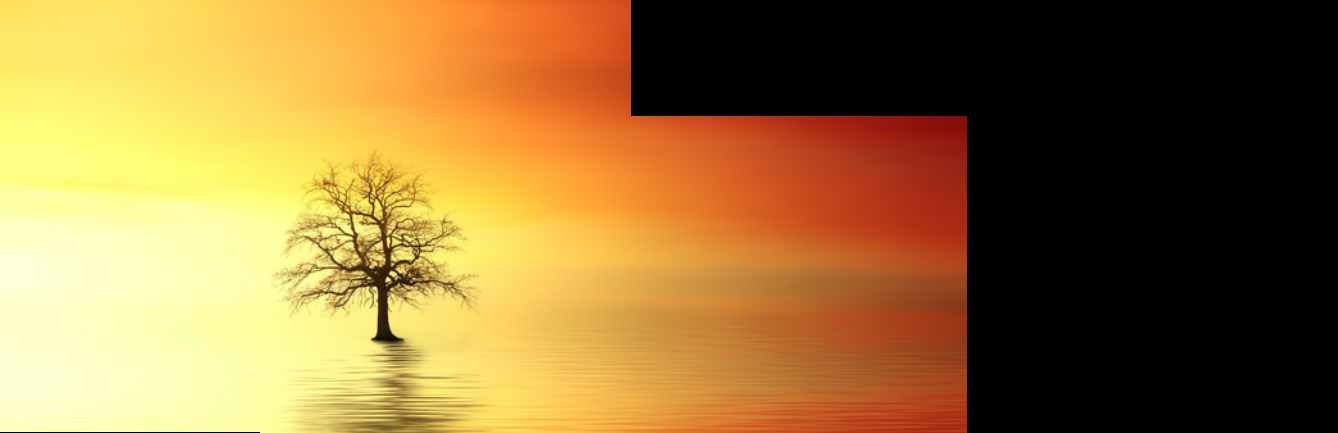
#> input picture images/a_b.png, 1338 x 433 px; its folder holds only this picture in this run
$ python image_stitching.py --images images --output out.png
#> lines starting #> are read from the running program, lines starting #| are printed output that depends on the picture
# USAGE
# python image_stitching.py --images image_test --output output.png --crop 1

# import the necessary packages
from imutils import paths
import numpy as np
import argparse
import imutils
import cv2
from utils import *
# construct the argument parser and parse the arguments
ap = argparse.ArgumentParser()
ap.add_argument("-i", "--images", type=str, required=True,
                help="path to input directory of images to stitch")
ap.add_argument("-o", "--output", type=str, required=True,
                help="path to the output image")
ap.add_argument("-c", "--crop", type=int, default=0,
                help="whether to crop out largest rectangular region")
args = vars(ap.parse_args())

# grab the paths to the input images and initialize our images list
print("[INFO] loading images...")
imagePaths = sorted(list(paths.list_images(args["images"])))

images = []

# loop over the image paths, load each one, and add them to our
# images to stich list
for imagePath in imagePaths:
	image = cv2.imread(imagePath)
#> image is the input picture: shape (433, 1338, 3); mean B, G, R 59.5, 116.4, 150.8
	images.append(image)

# initialize OpenCV's image sticher object and then perform the image
# stitching
# print("[INFO] stitching images...")
# stitcher = cv2.createStitcher() if imutils.is_cv3() else cv2.Stitcher_create()
# (status, stitched) = stitcher.stitch(images)

# Create a SIFT object
sift = cv2.SIFT_create()

# Detect keypoints and extract descriptors for each image
keypoints = []
descriptors = []

for image in images:
    gray = cv2.cvtColor(image, cv2.COLOR_BGR2GRAY)
    kp, desc = sift.detectAndCompute(gray, None)
    keypoints.append(kp)
    descriptors.append(desc)
#> this loop made 1 pass
#> pass 1, `gray = cv2.cvtColor(image, cv2.COLOR_BGR2GRAY)`:
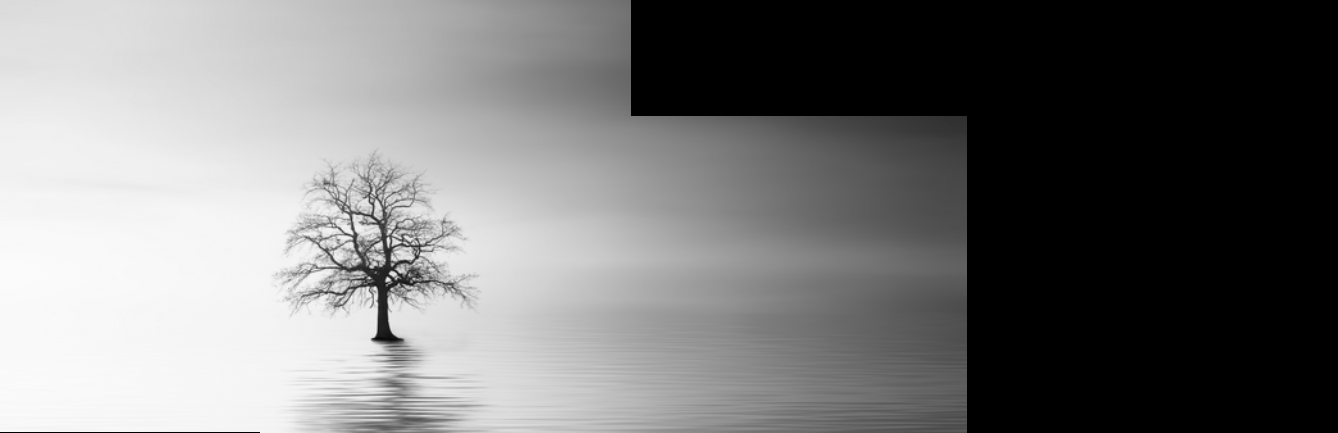
#> gray: shape (433, 1338); min 0, max 251, mean 120.3
#> after the loop, descriptors = 1 item; keypoints = 1 item

# Match features between the images (you can use a custom matching function)
# matches = match_features(keypoints, descriptors)  # Implement your matching function

# Compute the homography and stitch the images
# status,result = stitch_images(images, matches)  # Implement your stitching function
#> (the run stopped early here; a loop or call above may not have finished)
